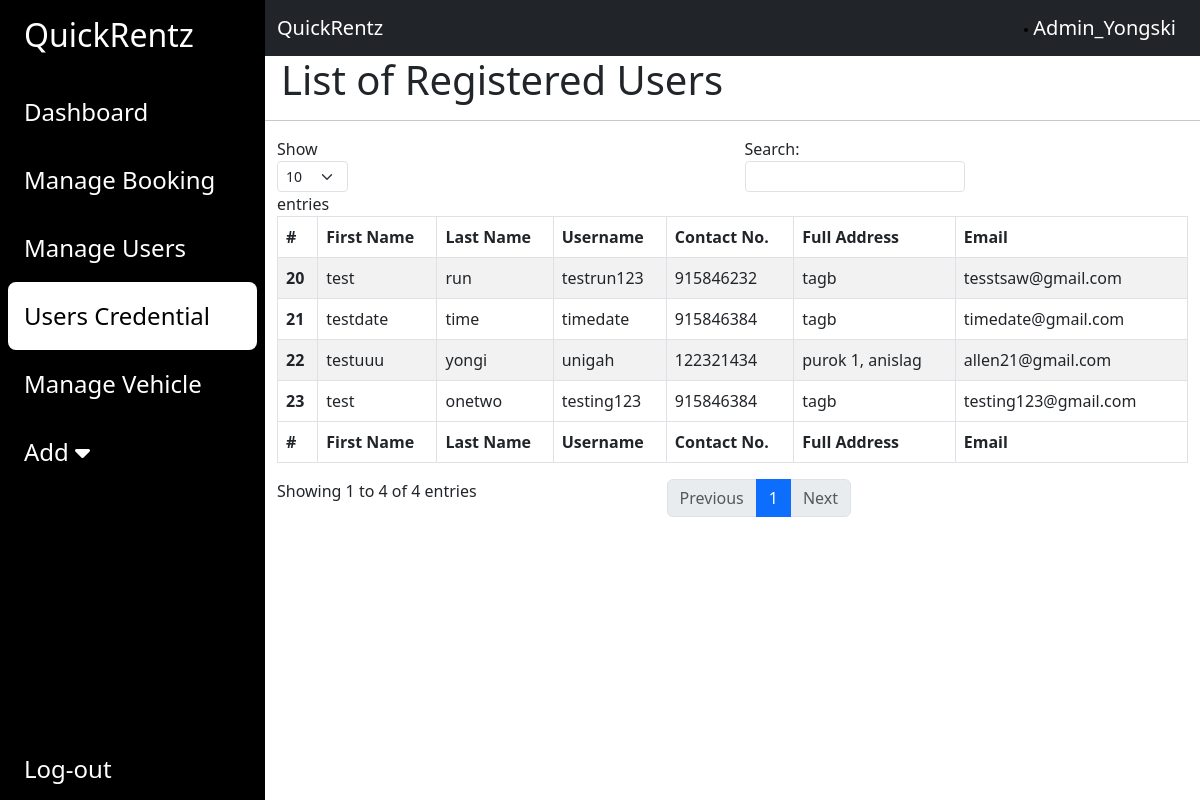
The page /admin/users.php (signed in) on the database as committed earlier.
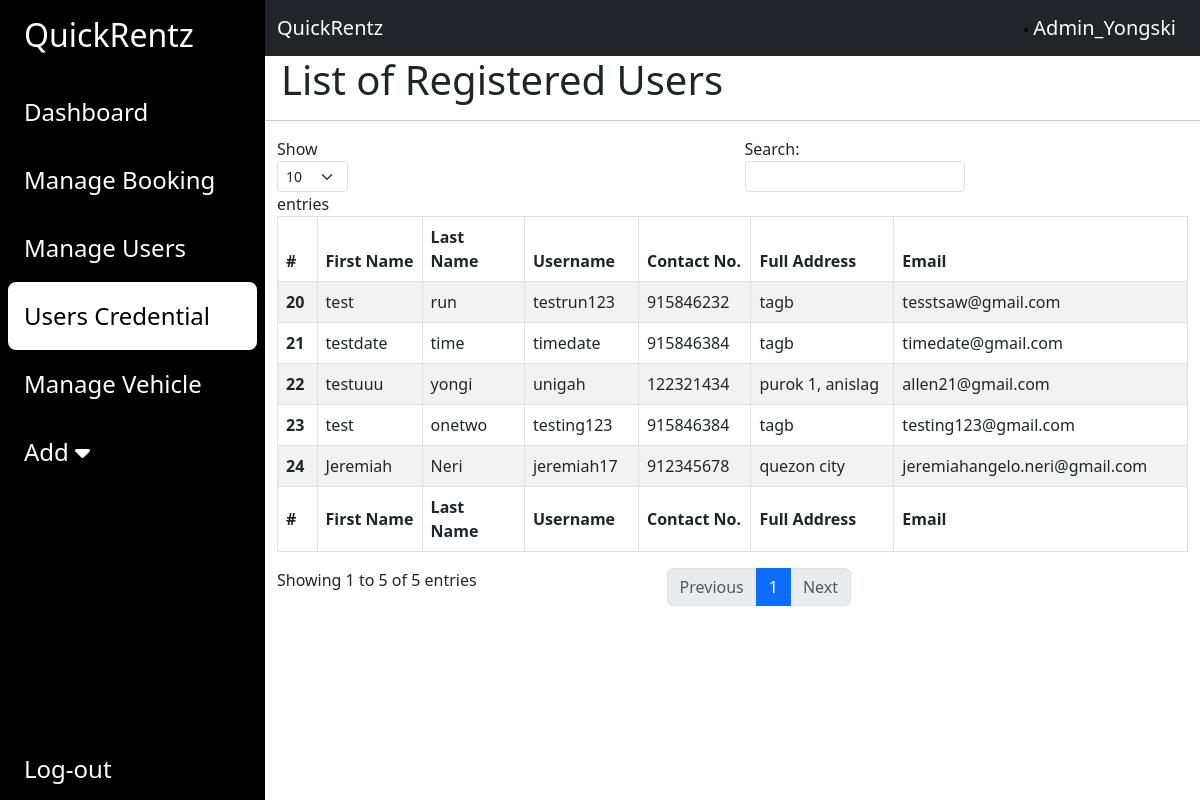
The same page on the database as committed later.
### tables this page shows
CREATE TABLE `user` (
  `UserID` int(11) NOT NULL,
  `Username` varchar(11) NOT NULL,
  `FirstName` text NOT NULL,
  `LastName` text NOT NULL,
  `PhoneNumber` int(12) NOT NULL,
  `Address` varchar(250) NOT NULL,
  `Email` varchar(50) NOT NULL,
  `Password` varchar(11) NOT NULL,
  `Status` text NOT NULL,
  `Photo` varchar(50) NOT NULL,
  `AccCreated` datetime NOT NULL DEFAULT current_timestamp(),
  `FrontID` varchar(50) NOT NULL,
  `BackID` varchar(50) NOT NULL
);

### admin/users.php (the view, shortened to what the changed rows need)
<?php
include "includes/database.php";
?>
<!DOCTYPE html>
<html lang="en">
<head>
    <link href="https://cdn.jsdelivr.net/npm/bootstrap@5.3.0/dist/css/bootstrap.min.css" rel="stylesheet"
>
    <link rel="stylesheet" href="https://cdnjs.cloudflare.com/ajax/libs/font-awesome/6.4.0/css/all.min.css"
 />
    <link rel="stylesheet" href="style.css">
</head>
<body>
    <div class="main-container d-flex h-100">
        <div class="sidebar" id="side_nav">
            <div class="header-box px-3 pt-3 pd-4 d-flex justify-content-between">
                <h2 class="text-white px-2">QuickRentz</h2>
            </div>
        </div>
        <div class="content">
            <nav class="navbar navbar-expand-lg bg-dark">
                <div class="container-fluid">
                </div>
            </nav>
            <h1 class="col-md-12 px-3">List of Registered Users</h1>
            <hr>
            <div class="container">
                <table id="pagination" class="table table-striped table-bordered" style="width:100%;">
                    <thead>
                        <tr>
                            <th scope="col">#</th>
                            <th scope="col">First Name</th>
                            <th scope="col">Last Name</th>
                            <th scope="col">Username</th>
                            <th scope="col">Contact No.</th>
                            <th scope="col">Full Address</th>
                            <th scope="col">Email</th>
                        </tr>
                    </thead>
                    <tbody>
                        <?php
                        $sqlUserList = "SELECT * FROM `user`";
                        $initiateUserList = mysqli_query($conn, $sqlUserList);
                        while ($results = mysqli_fetch_assoc($initiateUserList)) {
                            echo "
                                <tr>
                                    <th scope='row'>$results[UserID]</th>
                                    <td>$results[FirstName]</td>
                                    <td>$results[LastName]</td>
                                    <td>$results[Username]</td>
                                    <td>$results[PhoneNumber]</td>
                                    <td>$results[Address]</td>
                                    <td>$results[Email]</td>
                                </tr>";
                        }
                        ?>
                    </tbody>
                    <tfoot>
                        <tr>
                            <th scope="col">#</th>
                            <th scope="col">First Name</th>
                            <th scope="col">Last Name</th>
                            <th scope="col">Username</th>
                            <th scope="col">Contact No.</th>
                            <th scope="col">Full Address</th>
                            <th scope="col">Email</th>
                        </tr>
                    </tfoot>
                </table>
            </div>
        </div>
</body>
</html>

Rows that differ between the two databases and show on the page:
added user: UserID "24", FirstName "Jeremiah", LastName "Neri", Username "jeremiah17", PhoneNumber "912345678", Address "quezon city", Email "jeremiahangelo.neri@gmail.com"
Other text that changed with them:
text written by a page script: "Show entries Search: Showing 1 to 4 of 4 entries Previous 1 Next" → "Show entries Search: Showing 1 to 5 of 5 entries Previous 1 Next"
